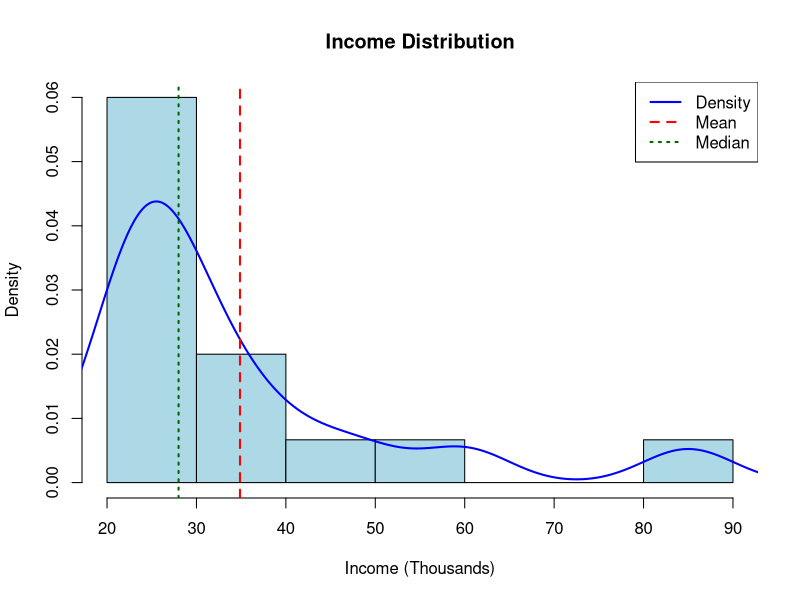

This figure's R source:
income <- c(20, 22, 23, 24, 25, 25, 26, 28,
            30, 32, 35, 40, 48, 60, 85)

# Calculate mean and median
mean_income <- mean(income)
median_income <- median(income)

cat("Income values:\n")
print(income)

cat("Mean income:", mean_income, "\n")
cat("Median income:", median_income, "\n")

# Histogram with density curve
hist(income,
     freq = FALSE,
     main = "Income Distribution",
     xlab = "Income (Thousands)",
     ylab = "Density",
     col = "lightblue",
     border = "black")

# Add density curve
lines(density(income),
      col = "blue",
      lwd = 2)

# Mean line
abline(v = mean_income,
       col = "red",
       lwd = 2,
       lty = 2)

# Median line
abline(v = median_income,
       col = "darkgreen",
       lwd = 2,
       lty = 3)

legend("topright",
       legend = c("Density", "Mean", "Median"),
       col = c("blue", "red", "darkgreen"),
       lwd = 2,
       lty = c(1, 2, 3))
